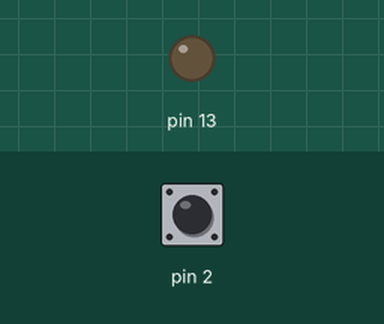
Recording of a sketch running on a simulated Arduino Uno, built with avr-gcc and run on an emulated ATmega328P. Parts: output pins drawn as LEDs (lit = HIGH). Inputs (shaded band) come from the test bench; at power-on: pin 2 HIGH. What the sketch prints to the serial monitor is not drawn.

Above: at 1.2 s.
1.3 s: pin 2 pulled LOW for 0.15 s
At 1.38 s:
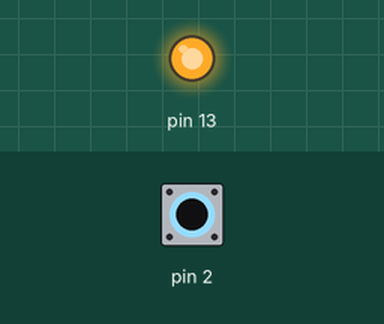
2.9 s: pin 2 pulled LOW for 3.2 s
At 7.0 s:
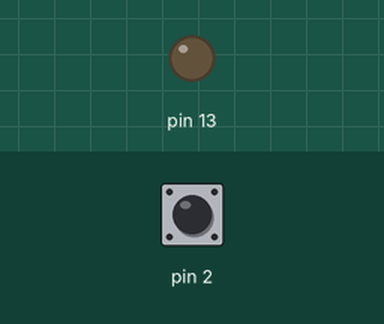
Timing chart, 0 to 8.5 s (numbered marks = the images above; inputs shaded):
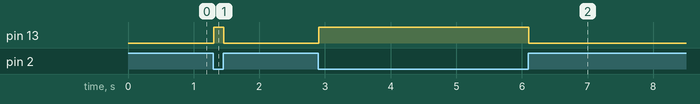

Measured:
- after the input at 1.3 s, pin 13: LOW → HIGH at once, → LOW 0.15 s later
- after the input at 2.9 s, pin 13: LOW → HIGH at once, → LOW 3.2 s later

The sketch:

_9_Using_the_built-in_LED_with_INPUT_PULLUP.ino
```cpp
void setup(){
	pinMode(2,INPUT_PULLUP);
  	pinMode(13,OUTPUT);

  	Serial.begin(9600);
}


void loop(){
	int button_value = digitalRead(2);
  	Serial.println(button_value);

  if (button_value == HIGH){
  	digitalWrite(13,LOW);
  }else{
  digitalWrite(13,HIGH);
  }


}
```
